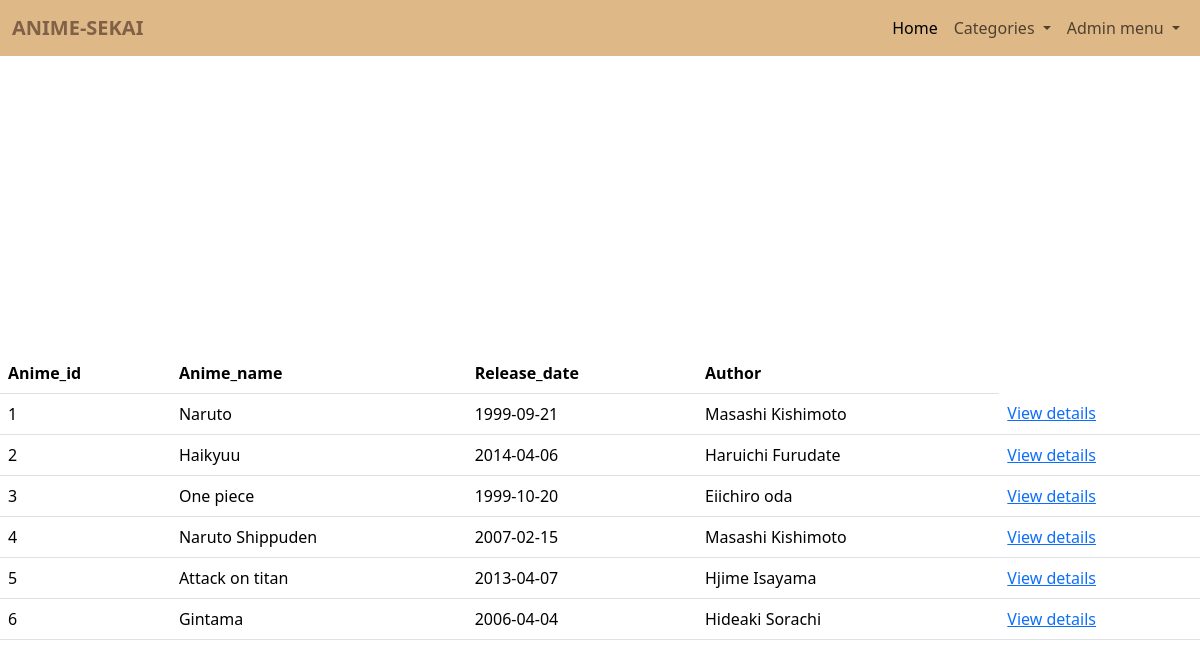
The page /view-anime-info (signed in) on the database its author committed.
### tables this page shows
CREATE TABLE ANIME_INFO(ANIME_ID INTEGER PRIMARY KEY AUTOINCREMENT,
ANIME_NAME VARCHAR(20),
PLOT VARCHAR,
RELEASE_DATE DATE,
RATING INTEGER, 
IMAGE VARCHAR(200),
LINK VARCHAR(200),
AUTHOR VARCHAR(20),NO_OF_EPISODES INTEGER);

### app.py (the view)
@app.route("/view-anime-info")
def view_anime_info():
    if session["id"]=='admin':
        x=connection.execute("SELECT ANIME_ID,ANIME_NAME,RELEASE_DATE,AUTHOR FROM ANIME_INFO;").fetchall()
        return render_template("view_anime_info.html",result=x)
    return redirect("/")

### Templates/view_anime_info.html (shortened to what this page needs)
<!doctype html>
<html lang="en">
  <head>
    <link href="https://cdn.jsdelivr.net/npm/bootstrap@5.3.1/dist/css/bootstrap.min.css" rel="stylesheet">
  </head>
  <body>
    <nav class="navbar navbar-expand-lg sticky-top" style="background-color:burlywood;">
      <div class="container-fluid">
        <a class="navbar-brand" style="color: rgba(23, 1, 1, 0.473);" href="#"><b>ANIME-SEKAI</b></a>
        <div class="collapse navbar-collapse nav justify-content-end" id="navbarSupportedContent">
          <ul class="navbar-nav mb-2 mb-lg-0">
            <li class="nav-item">
              <a class="nav-link active" aria-current="page" href="/homepage">Home</a>
            </li>
            <li class="nav-item dropdown">
              <a class="nav-link dropdown-toggle" href="#" role="button" data-bs-toggle="dropdown" aria-expanded="false">
                Categories
              </a>
            </li>
            <li class="nav-item dropdown">
              <a class="nav-link dropdown-toggle" href="#" role="button" data-bs-toggle="dropdown" aria-expanded="false">
                Admin menu
              </a>
            </li>
          </ul>
        </div>
      </div>
    </nav> <br> <br>
    <div class="d-flex justify-content-center align-items-center" style="height: 100vh;">
        <table class="table">
            <thead><tr><th>Anime_id</th> <th>Anime_name</th> <th>Release_date</th> <th>Author</th></tr></thead>
           <tbody>
            {% for i in result %}
            <tr>
                <td>{{i[0]}}</td> <td>{{i[1]}}</td> <td>{{i[2]}}</td> <td>{{i[3]}}</td> <td><a href="/view-details/{{i[0]}}">View details</a></td>
            </tr>
            {% endfor %}
           </tbody>
        </table>
    </div>
  </body>
</html>

### rows shown on the page
ANIME_INFO: ANIME_ID "1", ANIME_NAME "Naruto", RELEASE_DATE "1999-09-21", AUTHOR "Masashi Kishimoto"
ANIME_INFO: ANIME_ID "2", ANIME_NAME "Haikyuu", RELEASE_DATE "2014-04-06", AUTHOR "Haruichi Furudate"
ANIME_INFO: ANIME_ID "3", ANIME_NAME "One piece", RELEASE_DATE "1999-10-20", AUTHOR "Eiichiro oda"
ANIME_INFO: ANIME_ID "4", ANIME_NAME "Naruto Shippuden", RELEASE_DATE "2007-02-15", AUTHOR "Masashi Kishimoto"
ANIME_INFO: ANIME_ID "5", ANIME_NAME "Attack on titan", RELEASE_DATE "2013-04-07", AUTHOR "Hjime Isayama"
ANIME_INFO: ANIME_ID "6", ANIME_NAME "Gintama", RELEASE_DATE "2006-04-04", AUTHOR "Hideaki Sorachi"
